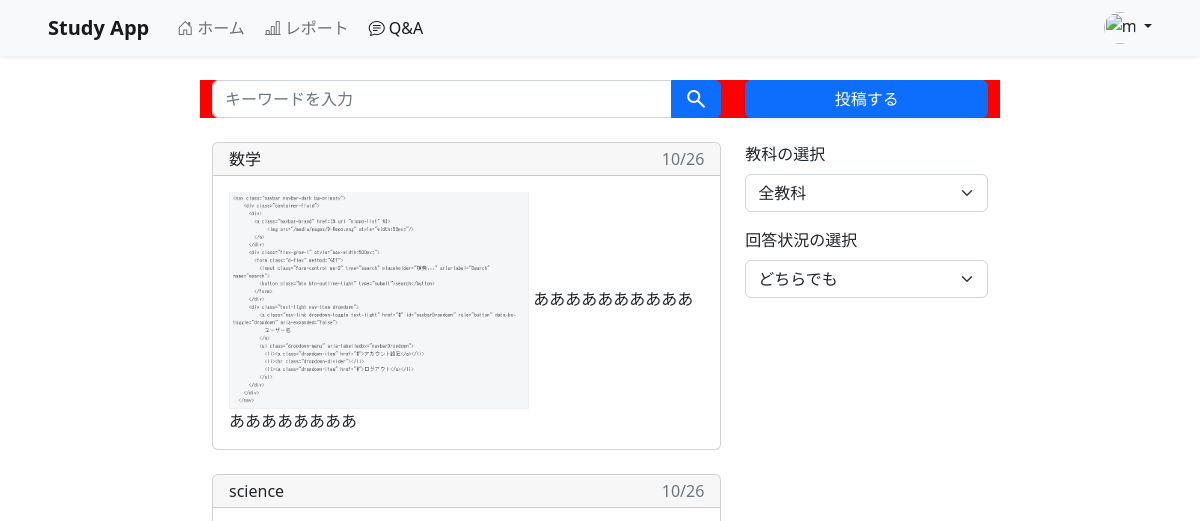
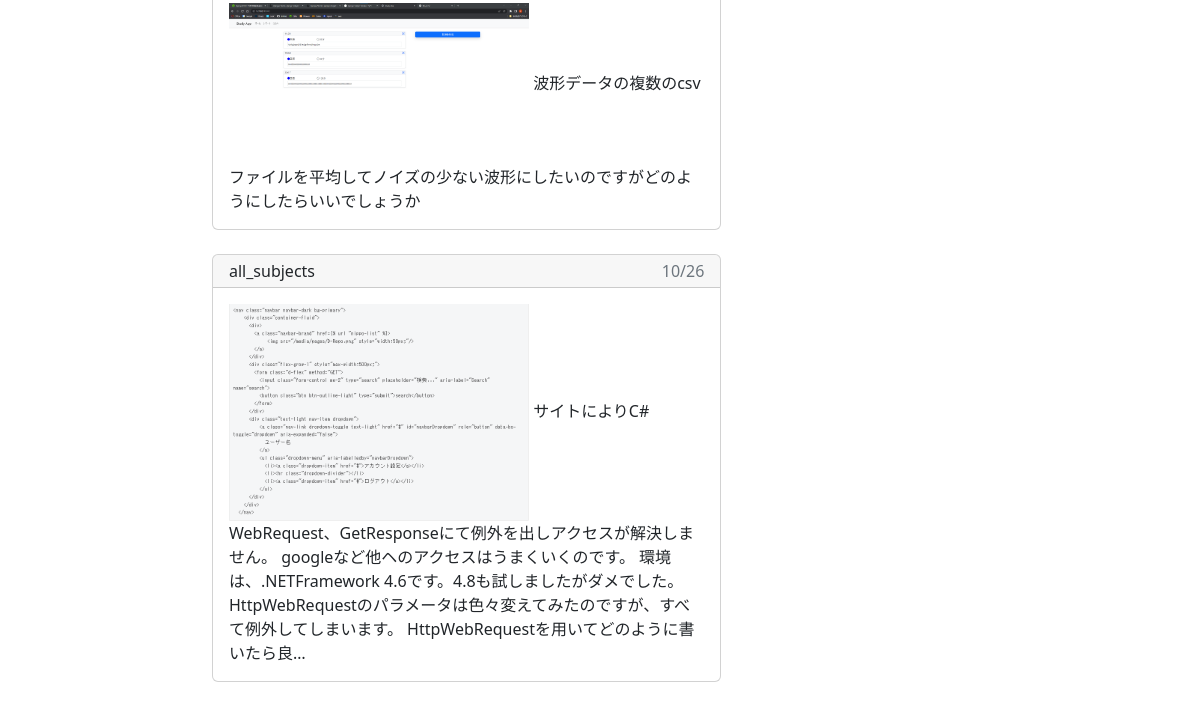
Before: /qa (signed in) with the older database file (2 pictures, top to bottom).
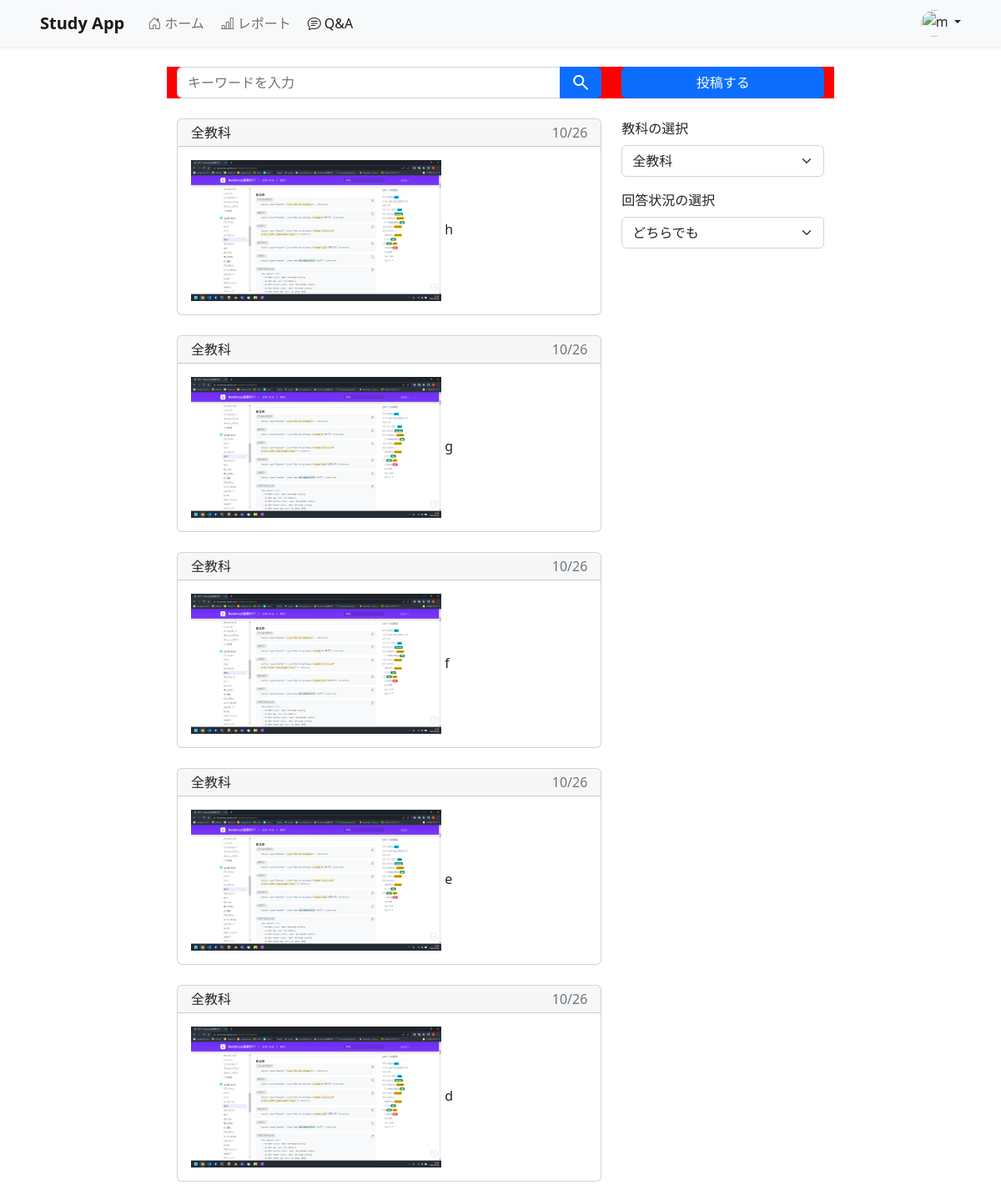
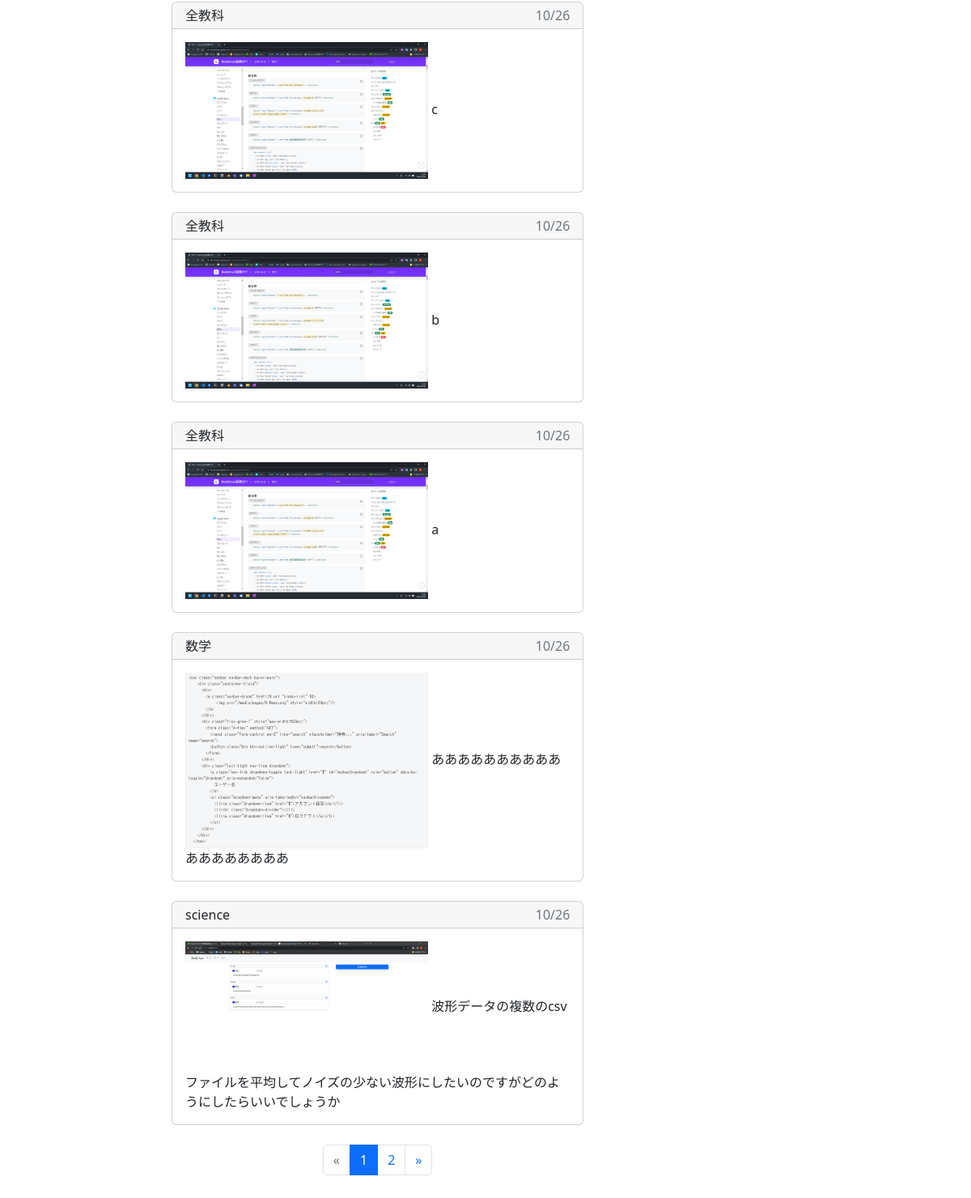
After: the same page with the newer database file (2 pictures, top to bottom).
### study/models.py (models this page shows)
class Question(models.Model):
    user = models.ForeignKey(CustomUser, verbose_name='ユーザー', on_delete=models.CASCADE)
    is_answered = models.BooleanField(verbose_name='回答', default=False)
    subject = models.CharField(verbose_name='教科', max_length=30)
    image = models.ImageField(verbose_name='写真', upload_to='question_img/', null=True)
    text = models.TextField(verbose_name='質問文', blank=True, null=True)
    created_at = models.DateTimeField(verbose_name='作成日時', auto_now_add=True)
    updated_at = models.DateTimeField(verbose_name='更新日時', auto_now=True)
    class Meta:
        verbose_name_plural = 'Question'

### study/views.py (the view)
# urls.py: path('qa', views.QuestionAndAnswerView.as_view(), name='qa'),
class QuestionAndAnswerView(LoginRequiredMixin, ListView):
    template_name = 'qa.html'
    paginate_by = 10
    def get_queryset(self):
        queryset = Question.objects.filter(user=self.request.user).order_by('-created_at')
        return queryset

### study/templates/qa.html (shortened to what this page needs)
{% extends 'base.html' %}
{% load widget_tweaks %}
{% block active_qa %}active{% endblock %}
{% block contents %}
<main class="container col-md-8">
    <div class="row mb-4" style="position: sticky; top: 5rem; z-index: 1000; background-color: red;">
        <div class="col-md-8">
            <div class="input-group">
                <input type="search" class="form-control" placeholder="キーワードを入力">
                <button type="button" class="btn btn-primary">
                    <span class="material-symbols-outlined">search</span>
                </button>
            </div>
        </div>
        <div class="col-md-4">
            <a type="submit" class="btn btn-primary col-12 shadow-sm" href="{% url 'study:question-create' %}" role="button">投稿する</a>
        </div>
    </div>
    <div class="row">
        <div class="col-md-8 mb-5">
            {% for question in question_list %}
                <a href="{% url 'study:question-detail' question.id %}" class="text-reset text-decoration-none">
                    <div class="card mb-4">
                        <div class="card-header d-flex py-1">
                            {{ question.subject }}
                            <div class="ms-auto text-muted">
                                {{ question.created_at|date:'n/j' }}
                            </div>
                        </div>
                        <div class="card-body">
                            {% if question.image %}
                                <img class="col-12 mx-auto" src="/media/{{ question.image }}" style="width: 300px;"/>
                            {% endif %}
                            {{ question.text|truncatechars:200 }}
                        </div>
                    </div>
                </a>
            {% endfor %}
            {% if is_paginated %}
                <ul class="pagination justify-content-center">
                    {% if page_obj.has_previous %}
                        <li class="page-item">
                            <a class="page-link" href="?page={{ page_obj.previous_page_number }}">&laquo;</a>
                        </li>
                    {% else %}
                        <li class="page-item disabled"><a class="page-link">&laquo;</a></li>
                    {% endif %}
                    {% for page_num in page_obj.paginator.page_range %}
                        {% if page_obj.number == page_num %}
                            <li class="page-item active"><a class="page-link" href="#">{{ page_num }}</a></li>
                        {% else %}
                            <li class="page-item"><a class="page-link" href="?page={{ page_num }}">{{ page_num }}</a></li>
                        {% endif %}
                    {% endfor %}
                    {% if page_obj.has_next %}
                        <li class="page-item">
                            <a class="page-link" href="?page={{ page_obj.next_page_number }}">&raquo;</a>
                        </li>
                    {% else %}
                        <li class="page-item disabled"><a class="page-link">&raquo;</a></li>
                    {% endif %}
                </ul>
            {% endif %}
        </div>
        <div class="col-md-4 d-none d-md-block">
            <div style="position: sticky; top: 5rem;">
                <form>
                    <label for="subjectSelect" class="form-label">教科の選択</label>
                    <select class="form-select mb-3" id="subjectSelect">
                        <option value="0" selected>全教科</option>
                    </select>
                    <label for="selectAnswerStatus" class="form-label">回答状況の選択</label>
                    <select class="form-select mb-3" id="selectAnswerStatus">
                        <option value="0" selected>どちらでも</option>
                    </select>
                </form>
            </div>
        </div>
    </div>
</main>
{% endblock %}

### study/templates/base.html (shortened to what this page needs)
<html lang="ja">
<head>
    <link href="https://cdn.jsdelivr.net/npm/bootstrap@5.2.1/dist/css/bootstrap.min.css" rel="stylesheet">
    <link rel="stylesheet" href="https://cdn.jsdelivr.net/npm/bootstrap-icons@1.8.0/font/bootstrap-icons.css">
    <link rel="stylesheet" href="https://cdn.jsdelivr.net/npm/fullcalendar@5.11.3/main.min.css">
    <link rel="stylesheet" href="https://cdnjs.cloudflare.com/ajax/libs/tempus-dominus/6.2.4/css/tempus-dominus.min.css">
</head>
<body style="padding-top: 5rem;">
    <header class="navbar navbar-expand-md navbar-light bg-light shadow-sm fixed-top">
        <div class="container-fluid px-5">
            {% if user.is_authenticated %}
                <a class="navbar-brand fw-bold" href="{% url 'study:home' %}">Study App</a>
            {% else %}
                <a class="navbar-brand fw-bold" href="{% url 'study:index' %}">Study App</a>
            {% endif %}
            <div class="collapse navbar-collapse" id="navbarNav">
                <ul class="navbar-nav">
                    {% if user.is_authenticated %}
                        <li class="nav-item">
                            <a class="nav-link {% block active_home %}{% endblock %}" href="{% url 'study:home' %}">
                                <i class="bi bi-house-door mx-1"></i>ホーム
                            </a>
                        </li>
                        <li class="nav-item">
                            <a class="nav-link {% block active_report %}{% endblock %}" href="{% url 'study:report' %}">
                                <i class="bi bi-bar-chart-line mx-1"></i>レポート
                            </a>
                        </li>
                        <li class="nav-item">
                            <a class="nav-link {% block active_qa %}{% endblock %}" href="{% url 'study:qa' %}">
                                <i class="bi bi-chat-text mx-1"></i>Q&ampA
                            </a>
                        </li>
                    {% endif %}
                </ul>
                <ul class="navbar-nav ms-auto">
                    {% if user.is_authenticated %}
                        <li class="nav-item">
                            <div class="dropdown">
                                <a href="#" class="d-block link-dark text-decoration-none dropdown-toggle" data-bs-toggle="dropdown" aria-expanded="false">
                                    <img src="https://github.com/mdo.png" alt="mdo" width="32" height="32" class="rounded-circle">
                                </a>
                            </div>
                        </li>
                    {% endif %}
                </ul>
            </div>
        </div>
    </header>
    {% block contents %}{% endblock %}
</body>
</html>

Changed rows visible on the page:
no longer on this page (row unchanged): Question: subject "all_subjects", created_at "10/26", image (picture), text "サイトによりC# WebRequest、GetResponseにて例外を出しアクセスが解決しません。 googleなど他ヘのアクセスはうまくいくのです。 環境は、.NETFramework 4.6です。4.8も試しましたがダメでした。 HttpWebRequestのパラメータは色々変えてみたのですが、すべて例外してしまいます。 HttpWebRequestを用いてどのように書いたら良…"
added Question: subject "全教科", created_at "10/26", image (picture), text "h"
added Question: subject "全教科", created_at "10/26", image (picture), text "g"
added Question: subject "全教科", created_at "10/26", image (picture), text "f"
added Question: subject "全教科", created_at "10/26", image (picture), text "e"
added Question: subject "全教科", created_at "10/26", image (picture), text "d"
added Question: subject "全教科", created_at "10/26", image (picture), text "c"
added Question: subject "全教科", created_at "10/26", image (picture), text "b"
added Question: subject "全教科", created_at "10/26", image (picture), text "a"
Other visible differences:
new list line: "1"
new list line: "2"
